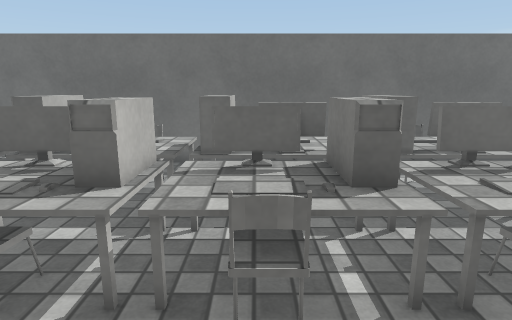
View 1 (above)

20 first-person views from a walk through a Unity game level. The camera is 1.3 m above the floor, tilts 12° down and sees 75° across. The floor is counted in squares, 0.5 m on a side. Each view is taken from the middle of a square. On the plan, view 1 faces up. The plan holds only what a view shows up to about 20 squares ahead; the rest is blank. The player is left out. Surface patterns are stand-ins for the level's own textures.

View 2
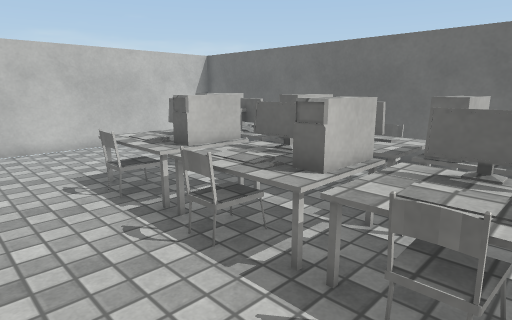

View 3
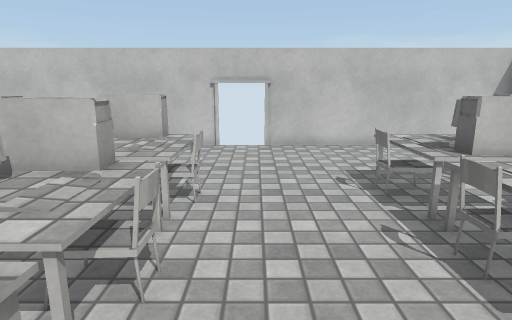

View 4
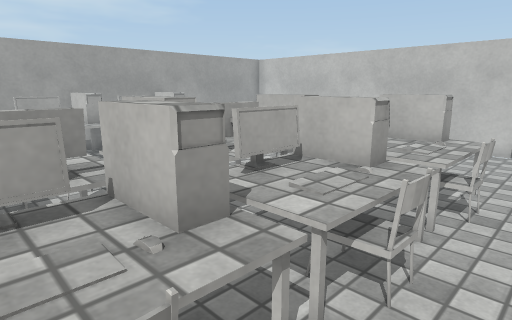

View 5
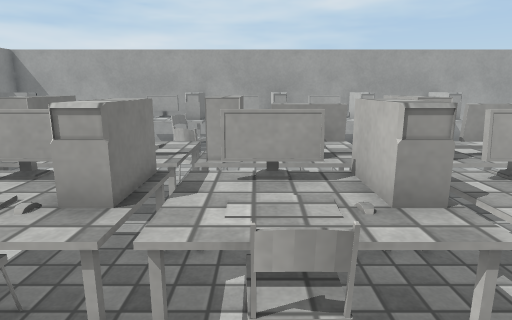

View 6
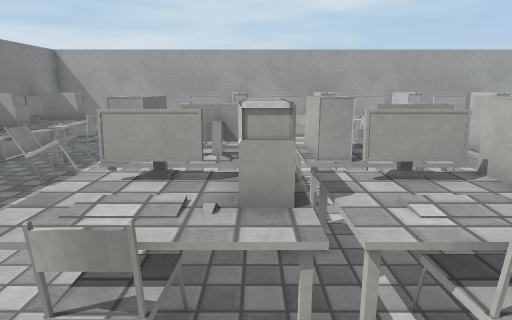

View 7
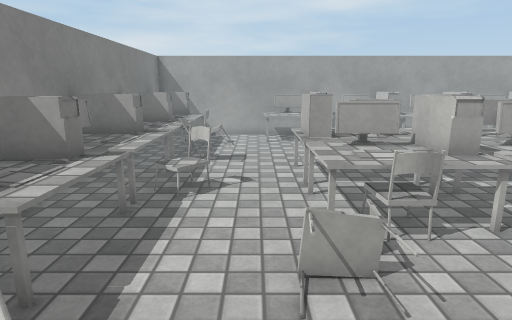

View 8
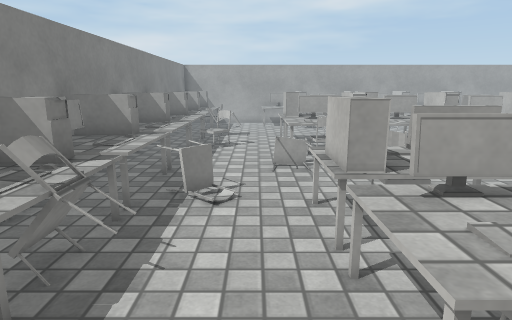

View 9
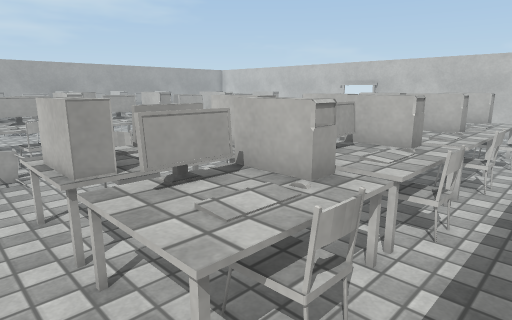

View 10
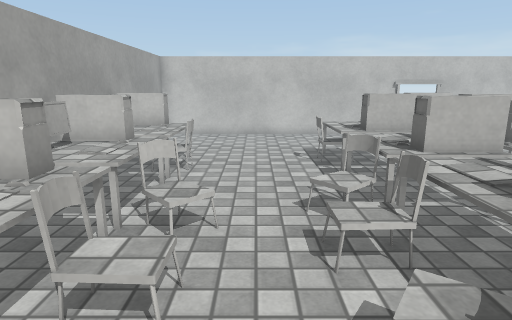

View 11
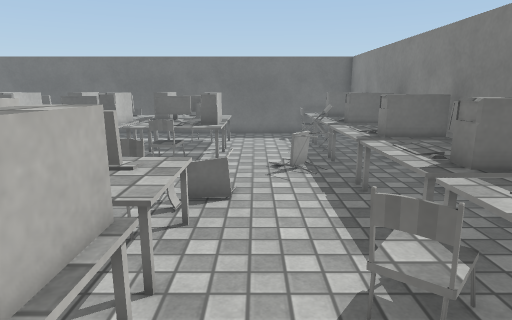

View 12
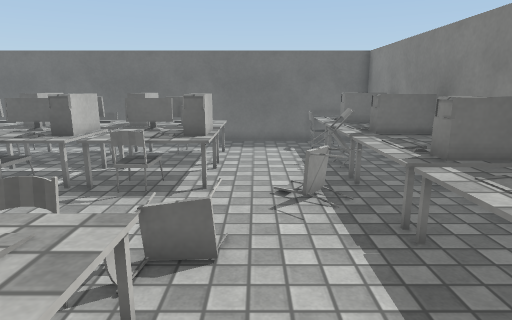

View 13
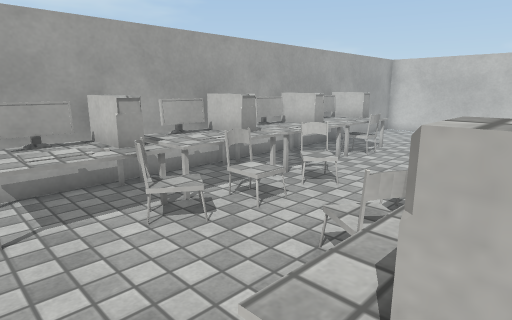

View 14
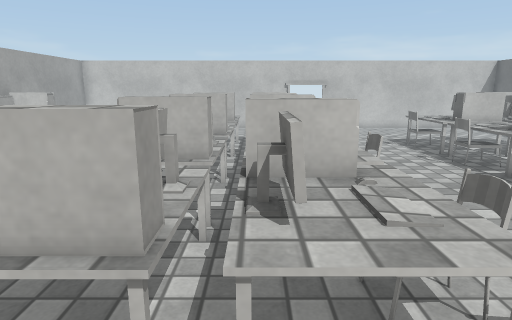

View 15
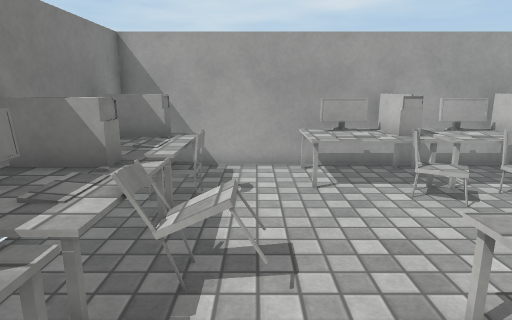

View 16
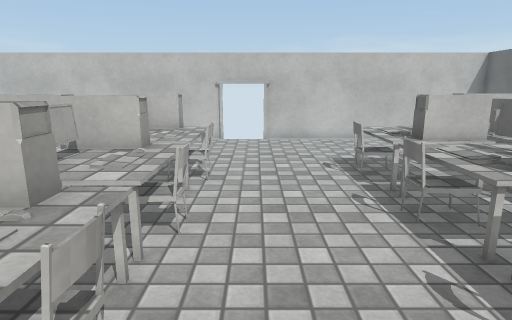

View 17
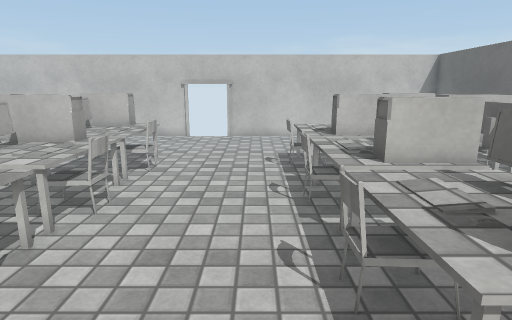

View 18
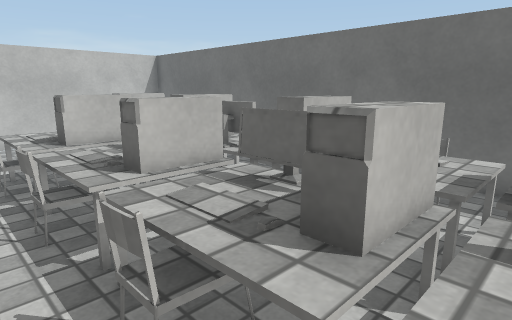

View 19
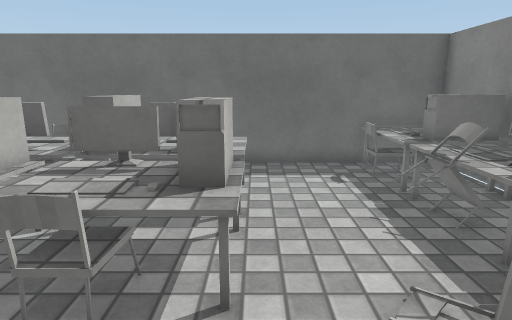

View 20
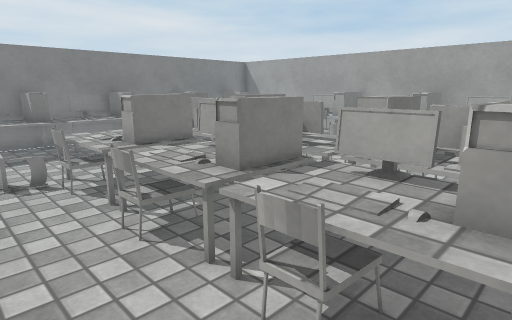

### Floor plan
Key: @ floor where view 1 was taken; # wall or solid block; x gap in a wall; . floor; = window, fence, low wall or low ledge; ^ raised ledge; C chair; O other object.
Columns run from 15 left of view 1 to 12 right of it. Each row starts with its distance up from view 1.
 12 ############################
 11 #      ..................^^
 10 #      .C...C...C..C....C^^^
  9 #   ...^C^^^C^^^C^^C^^...^^^
  8 #   ..^^^^^^^^^^^^^^^^...^^^
  7 #  ...^^^^^^^^^^^^^^^^..=C^^
  6 #......^^^^^^=^^^#^^^x..=C^
  5 #.....^^^^^^^^^^^#^^^^...^^^
  4 #.....^^^^^^^^^^^^^^^^...^^^
  3 #.......C..CC..C...C...CC^^^
  2 #......................C=^^^
  1 #........................^^^
  0 #..............@.........^^^
 -1 #.......C...C...C..CC....^^^
 -2 #.....^^^^^^^^^^^^^^^^...^^^
 -3 #.....^^^^^^^^^^^^^^^^...^^^
 -4 #.....x^^^^^^^^^^=^^^^..O^^^
 -5 #......^^^^^^^^^##^^^^..C^^^
 -6 #.....^^^^^^^^^^^#^^^^...^^^
 -7 #......^^^^^^C^^^^^^^^...^^^
 -8 #.......C....O.C..C....CO^^^
 -9 #........................^^^
-10 #........................^^^
-11 #.............O..........^^^
-12 #........C....C.OCOC....C^^^
-13 #......^^^^^^^^^^^^=^^...^^^
-14 #......^^^^^^^^^^^^^^^...^^
-15 #######^^^^#^^^^^^^^^^ #####
-16       #################

Positions as (right, up) in squares from view 1, and headings:
1: (0, 0), facing up
2: (1, 0), facing up-left
3: (1, 0), facing left
4: (1, 0), facing down-left
5: (1, 1), facing down
6: (3, 1), facing down
7: (7, 4), facing down
8: (7, 11), facing down
9: (7, 11), facing down-left
10: (5, -10), facing left
11: (7, -8), facing up
12: (7, -5), facing up
13: (7, -6), facing down-left
14: (8, -4), facing left
15: (8, -4), facing down
16: (3, 0), facing left
17: (4, 2), facing left
18: (3, 2), facing up-left
19: (6, 0), facing up
20: (-5, 1), facing down-right
